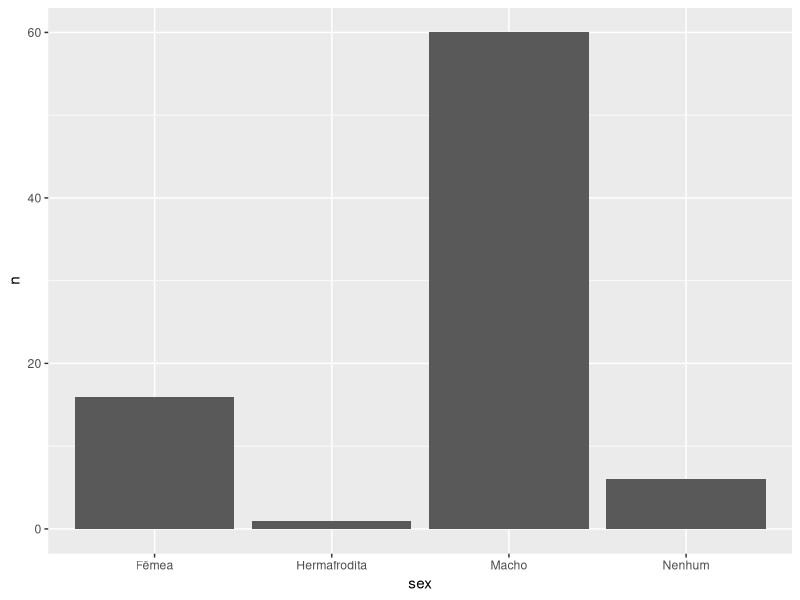
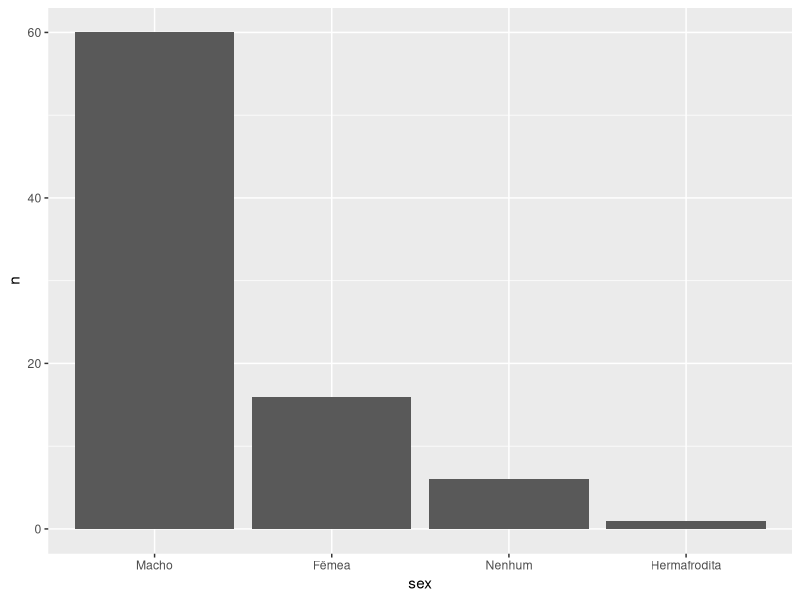
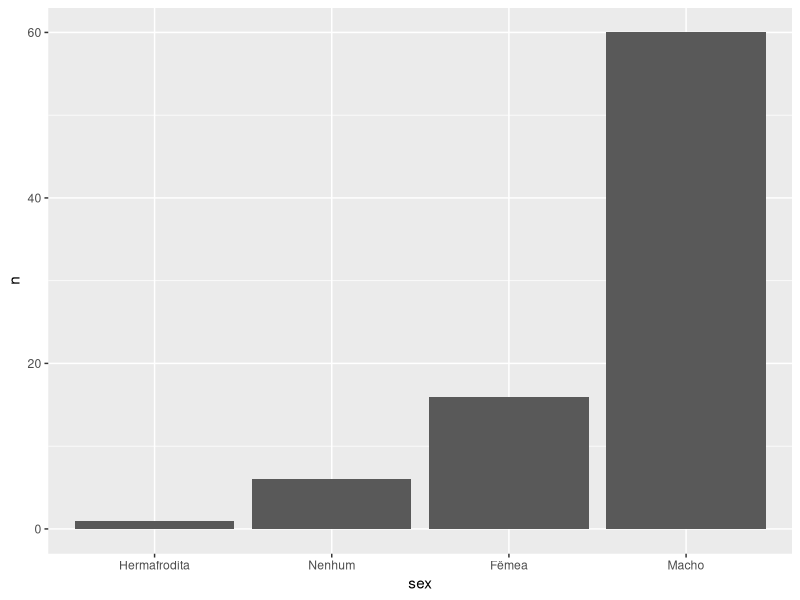
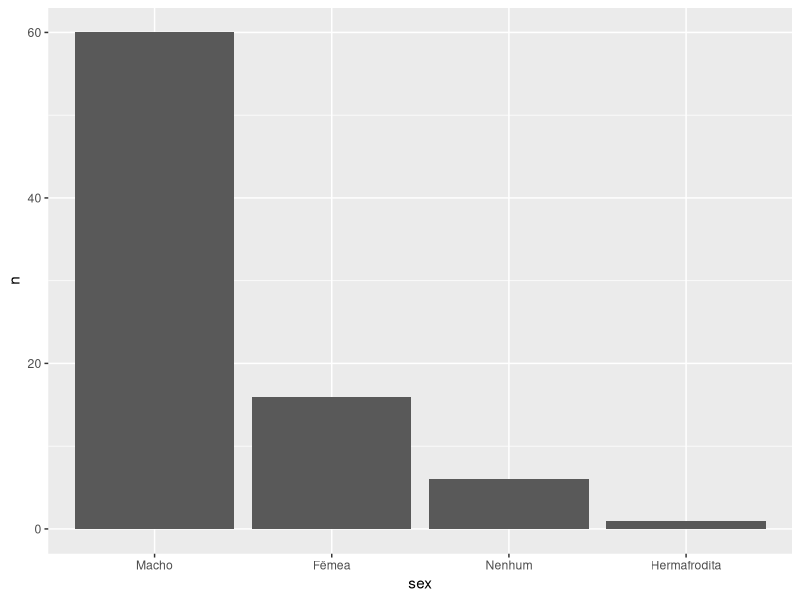
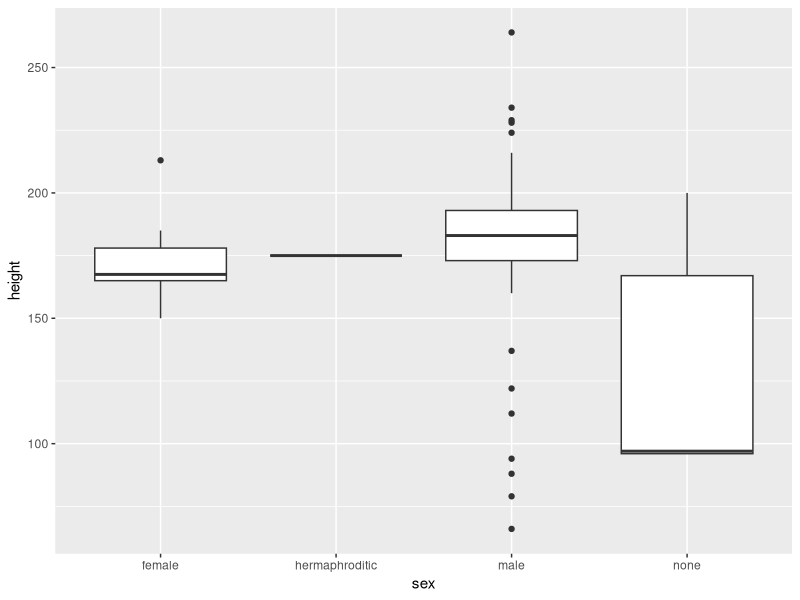
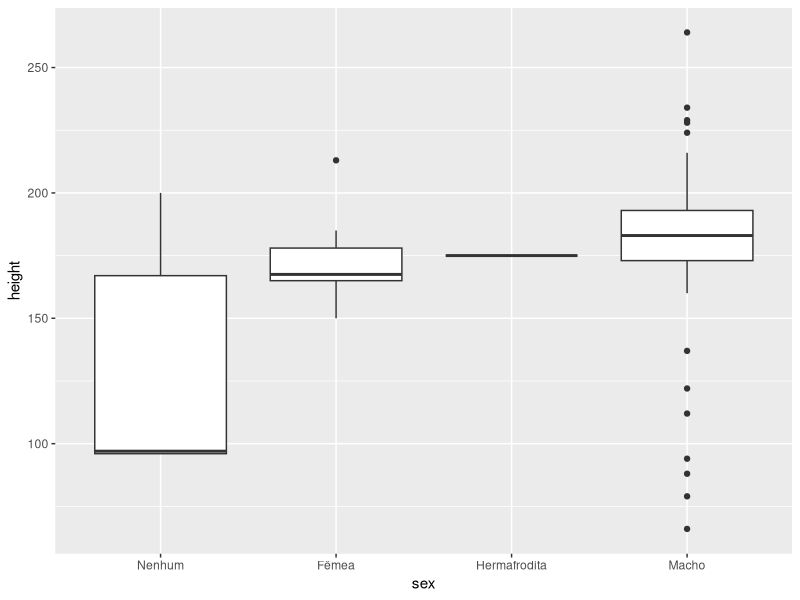
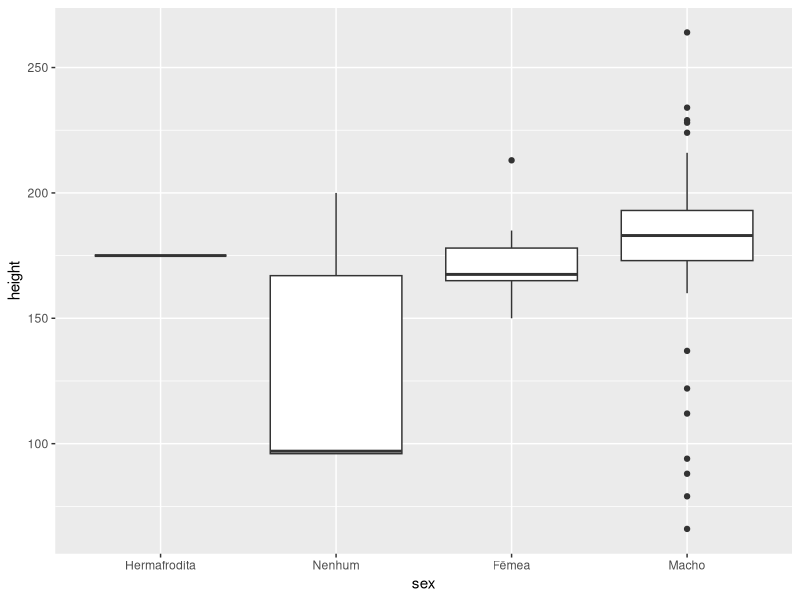
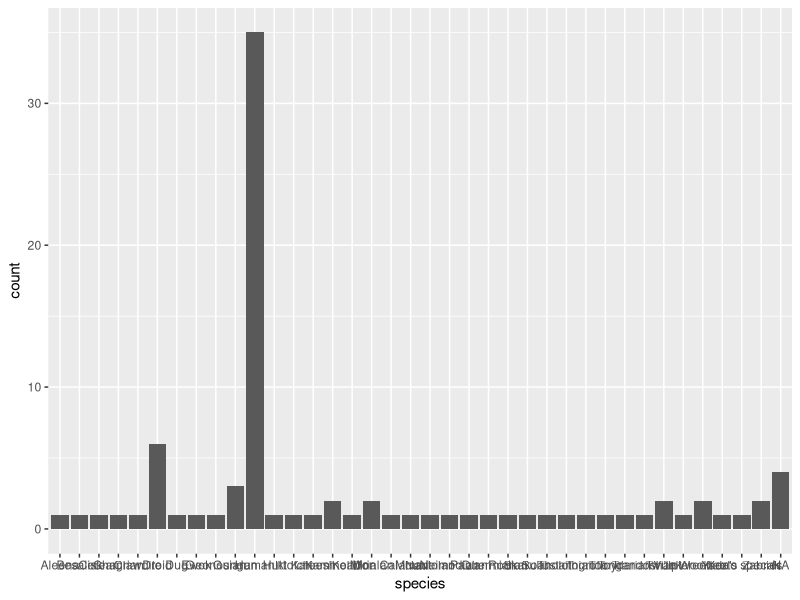

Here is the R script that generated these plots, in order:

# Pacote Forcats - Tidyverse ---------------------------------------------------------------------------------------------------------------
# Autoria do script: Jeanne Franco ---------------------------------------------------------------------------------------------------------
# Data: 06/03/2022 -------------------------------------------------------------------------------------------------------------------------
# Fonte: Curso R ---------------------------------------------------------------------------------------------------------------------------

# Conceito do pacote forcats ---------------------------------------------------------------------------------------------------------------

## Algumas vezes o R base pode ler uma coluna de strings como um fator e esses fatores não podem ser
## manipulados da mesma forma que os vetores de strings são manipulados. Portanto, o pacote forcats
## foi desenvolvido por Hadley Wickham para solucionar esse problema.

## O pacote forcats (For Categorial Variables) implementa algumas ferramentas. As principais funções
## do forcats servem para alterar a ordem e modificar os níveis de um fator.

# Baixar pacotes necessários ---------------------------------------------------------------------------------------------------------------

library(forcats)
library(ggplot2)
library(dplyr)

# O que são fatores ------------------------------------------------------------------------------------------------------------------------

## fatores são uma classe de objetos no R criada para representar as variáveis categóricas numericamente.
## Eles são necessários pois muitas vezes precisamos representar variáveis categóricas como números.
## Quando estamos fazendo um gráfico, por exemplo, só podemos mapear variáveis numéricas em seus eixos,
## pois o plano cartesiano é formado por duas retas de números reais.
## O que fazemos então quando plotamos uma variável categórica? Nós a transformamos em fatores.

## Mas como a manipulação de fatores é diferente da manipulação de números e strings (graças aos famosos levels),
## tarefas que parecem simples, como ordenar as barras de um gráfico de barras, acabam se tornando grandes 
## desafios quando não sabemos lidar com essa classe de valores.

## Nos exemplos a seguir, vamos utilizar a base starwars (do pacote {dplyr}) para aprendermos a fazer as 
## principais operações com fatores utilizando o pacote {forcats}.

# Modificando níveis de um fator -----------------------------------------------------------------------------------------------------------

## Vamos trabalhar primeiro com a coluna sex, que diz qual é o sexo de cada personagem.

starwars %>% 
  pull(sex) %>% 
  unique()

## Vamos criar um objeto com os 16 primeiros valores da coluna sex já transformados em fator.

fator_sex <- starwars %>% 
  pull(sex) %>% 
  as.factor() %>% 
  head(16)
fator_sex

## Veja que se transformarmos a coluna em fator, esses serão os levels da variável, 
## não importa se o sub-conjunto que estivermos observando possua ou não todas as categorias.

## Para mudar os níveis de um fator, podemos utilizar a função lvls_revalue(). Veja que, ao 
## mudarmos os níveis de um fator, o label de cada valor também muda. Os novos valores precisam 
## ser passados conforme a ordem dos níveis antigos.

lvls_revalue(
  fator_sex, 
  new_levels = c("Fêmea", "Hermafrodita", "Macho", "Nenhum")
)

## Essa função é uma boa alternativa para mudar o nome das categorias de uma variável antes de 
## construir um gráfico.

starwars %>% 
  filter(!is.na(sex)) %>% 
  count(sex) %>% 
  mutate(
    sex = lvls_revalue(sex, c("Fêmea", "Hermafrodita", "Macho", "Nenhum"))
  ) %>% 
  ggplot() +
  geom_col(aes(x = sex, y = n)) 

## Como as colunas no gráfico respeitam a ordem dos níveis do fator, não importa a ordem que as 
## linhas aparecem na tabela, o gráfico sempre será gerado com as colunas na mesma ordem. Assim, 
## se quiséssemos alterar a ordem das barras do gráfico anterior, precisamos mudar a ordem dos 
## níveis do fator sex.

# Mudando a ordem dos níveis de um fator ---------------------------------------------------------------------------------------------------

## Para mudar a ordem dos níveis de um fator, podemos utilizar a função lvls_reorder(). 
## Basta passarmos qual a nova ordem dos fatores, com relação à ordem anterior. No exemplo 
## abaixo definimos que, na nova ordem,

## - a primeira posição terá o nível que estava na terceira posição na ordem antiga;
## - a segunda posição terá o nível que estava na primeira posição na ordem antiga;
## - a terceira posição terá o nível que estava na quarta posição na ordem antiga;
## - a quarta posição terá o nível que estava na segunda posição na ordem antiga.

lvls_reorder(fator_sex, c(3, 1, 4, 2))

## Assim, poderíamos usar essa nova ordem para ordenar as colunas do nosso gráfico.

starwars %>% 
  filter(!is.na(sex)) %>% 
  count(sex) %>% 
  mutate(
    sex = lvls_revalue(sex, c("Fêmea", "Hermafrodita", "Macho", "Nenhum")),
    sex = lvls_reorder(sex, c(3, 1, 4, 2))
  ) %>% 
  ggplot() +
  geom_col(aes(x = sex, y = n)) 

## O que queremos é que os níveis da coluna sex sejam ordenados segundo os valores da 
## coluna n, isto é, quem tiver o maior valor de n deve ser o primeiro nível, o segundo 
## maior valor de n seja o segundo nível e assim por diante.

## Podemos melhorar esse código utilizando a função fct_reorder(). Com ela, em vez de 
## definirmos na mão a ordem dos níveis do fator, podemos ordená-lo segundo valores de 
## uma segunda variável.

starwars %>% 
  filter(!is.na(sex)) %>% 
  count(sex) %>% 
  mutate(
    sex = lvls_revalue(sex, c("Fêmea", "Hermafrodita", "Macho", "Nenhum")),
    sex = fct_reorder(sex, n)
  ) %>% 
  ggplot() +
  geom_col(aes(x = sex, y = n)) 

## É quase o que queríamos! O problema é que os níveis estão sendo ordenados de forma 
## crescente e gostaríamos de ordenar na ordem decrescente. Para isso, basta utilizarmos 
## o parâmetro .desc.

starwars %>% 
  filter(!is.na(sex)) %>% 
  count(sex) %>% 
  mutate(
    sex = lvls_revalue(sex, c("Fêmea", "Hermafrodita", "Macho", "Nenhum")),
    sex = fct_reorder(sex, n, .desc = TRUE)
  ) %>% 
  ggplot() +
  geom_col(aes(x = sex, y = n)) 

## Se em vez de construirmos um gráfico de barras da frequência da variável sex, construíssemos 
## boxplots da altura para cada sexo diferente, teríamos o gráfico a seguir.

starwars %>% 
  filter(!is.na(sex)) %>% 
  ggplot() +
  geom_boxplot(aes(x = sex, y = height))

## Se quiséssemos ordenar cada boxplot (pela mediana, por exemplo), continuamos podendo usar 
## a função fct_reorder(). Veja que ela possui o argumento .fun, que indica qual função será 
## utilizada na variável secundária para determinar a ordem dos níveis.

## No exemplo abaixo, utilizamos .fun = median, o que significa que, para cada nível da variável 
## sex, vamos calcular a mediana da variável height e ordenaremos os níveis de sex conforme a 
## ordem dessas medianas.

## Se quiséssemos ordenar de forma decrescente, bastaria utilizar o argumento .desc = TRUE.

starwars %>% 
  filter(!is.na(sex)) %>% 
  mutate(
    sex = lvls_revalue(sex, c("Fêmea", "Hermafrodita", "Macho", "Nenhum")),
    sex = fct_reorder(sex, height, .fun = median, na.rm = TRUE)
  ) %>% 
ggplot() +
  geom_boxplot(aes(x = sex, y = height))

## Também poderíamos ordenar pelo máximo, utilizando .fun = max. Neste argumento, podemos 
## usar qualquer função sumarizadora: min(), mean(), median(), max(), sd(), var() etc.

starwars %>% 
  filter(!is.na(sex)) %>% 
  mutate(
    sex = lvls_revalue(sex, c("Fêmea", "Hermafrodita", "Macho", "Nenhum")),
    sex = fct_reorder(sex, height, .fun = max, na.rm = TRUE)
  ) %>% 
ggplot() +
  geom_boxplot(aes(x = sex, y = height))

# Colapsando níveis de um fator ------------------------------------------------------------------------------------------------------------

## Imagine que quermos fazer um gráfico de barras com a frequência de personagens por espécie.

starwars %>% 
  ggplot(aes(x = species)) +
  geom_bar()

## O gráfico resultante é horrível, pois temos muitas espécies diferentes. Uma solução 
## seria agrupar as espécies menos frequentes, criando uma nova categoria (outras, por exemplo).

## Para isso, podemos usar a função fct_lump(). Vamos fazer isso primeiro com o vetor de espécies.

fator_especies <- as.factor(starwars$species)
fator_especies

## Temos 37 espécies diferentes na base. Podemos deixar apenas as 3 mais frequentes da seguinte 
## forma:

fct_lump(fator_especies, n = 3)

## O fator resultante possui 4 níveis: Droid, Gungan, Human e Other. Os 3 primeiros níveis 
## são os mais frequentes, enquanto o nível Other foi atribuído a todos os outros 34 níveis 
## que existiam anteiormente.

## Poderíamos definir o nome do nível Others usando o argumento other_level.

fct_lump(fator_especies, n = 3, other_level = "Outras espécies")

## Também podemos transformar em Outras os níveis cuja frequência relativa é menor que um 
## determinado limite, por exemplo, 2%. No exemplo abaixo, apenas espécies que representam 
## mais de 2% dos personagem na base são mantidas. As demais foram transformadas em Outras.

fct_lump(fator_especies, p = 0.02, other_level = "Outras")

## Com isso, já conseguimos fazer gráficos de barras mais agradáveis.

starwars %>% 
  filter(!is.na(species)) %>% 
  mutate(species = fct_lump(species, n = 2)) %>% 
  ggplot(aes(x = species)) +
  geom_bar()

starwars %>% 
  filter(!is.na(species)) %>% 
  mutate(
    species = fct_lump(species, p = 0.02),
    species = fct_infreq(species) # Ordena pela frequência de cada nível
  ) %>% 
  ggplot(aes(x = species)) +
  geom_bar()

## Também é possível colapsar níveis criando manualmente os grupos. Para isso, 
## utilizamos a função fct_collapse(). No exemplo a seguir, reclassificamos os 
## níveis da variável eye_color. Os níveis não listados são reclassificados como "outros".

fator_cor_olhos <- as.factor(starwars$eye_color)

fct_collapse(
  fator_cor_olhos,
  preto = "black",
  castanho = c("brown", "hazel"),
  azul_verde = c("blue", "green"),
  exotico = c("pink", "red", "white"),
  colorido = c("red, blue", "green, yellow"),
  other_level = "outros"
)
